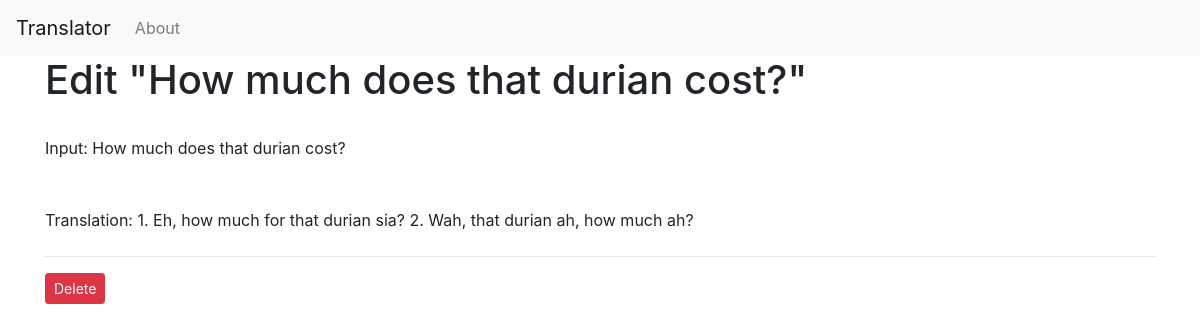
Screenshot of /edit/38 with the database file from the repository.
### tables this page shows
CREATE TABLE posts (
    id INTEGER PRIMARY KEY AUTOINCREMENT,
    created TIMESTAMP NOT NULL DEFAULT CURRENT_TIMESTAMP,
    title TEXT NOT NULL,
    content TEXT NOT NULL
);

### app.py (the view, shortened to what this page needs)
@app.route('/edit/<int:id>', methods=('GET', 'POST'))
def edit(id):
    post = get_post(id)
    return render_template('edit.html', post=post)

### app.py (called while the page is built)
def get_db_connection():
    conn = sqlite3.connect('database.db')
    conn.row_factory = sqlite3.Row
    return conn

def get_post(post_id):
    conn = get_db_connection()
    post = conn.execute('SELECT * FROM posts WHERE id = ?',
                        (post_id,)).fetchone()
    conn.close()
    if post is None:
        abort(404)
    return post

### templates/edit.html
{% extends 'base.html' %}
{% block content %}
<h1>{% block title %} Edit "{{ post['title'] }}" {% endblock %}</h1>
<br>
<form method="post">
    <div class="form-group">
        <label for="title">Input:</label> {{ post['title'] }}
    </div>
    <div class="form-group">
        <br>
        <label for="content">Translation:</label> {{ post['content'] }}
        <br>
        <hr>
    </div>
</form>
<form action="{{ url_for('delete', id=post['id']) }}" method="POST">
    <input type="submit" value="Delete"
            class="btn btn-danger btn-sm"
            onclick="return confirm('Are you sure you want to delete this post?')">
</form>
{% endblock %}

### rows the page displays
posts: title "How much does that durian cost?", content "1. Eh, how much for that durian sia? 2. Wah, that durian ah, how much ah?"
